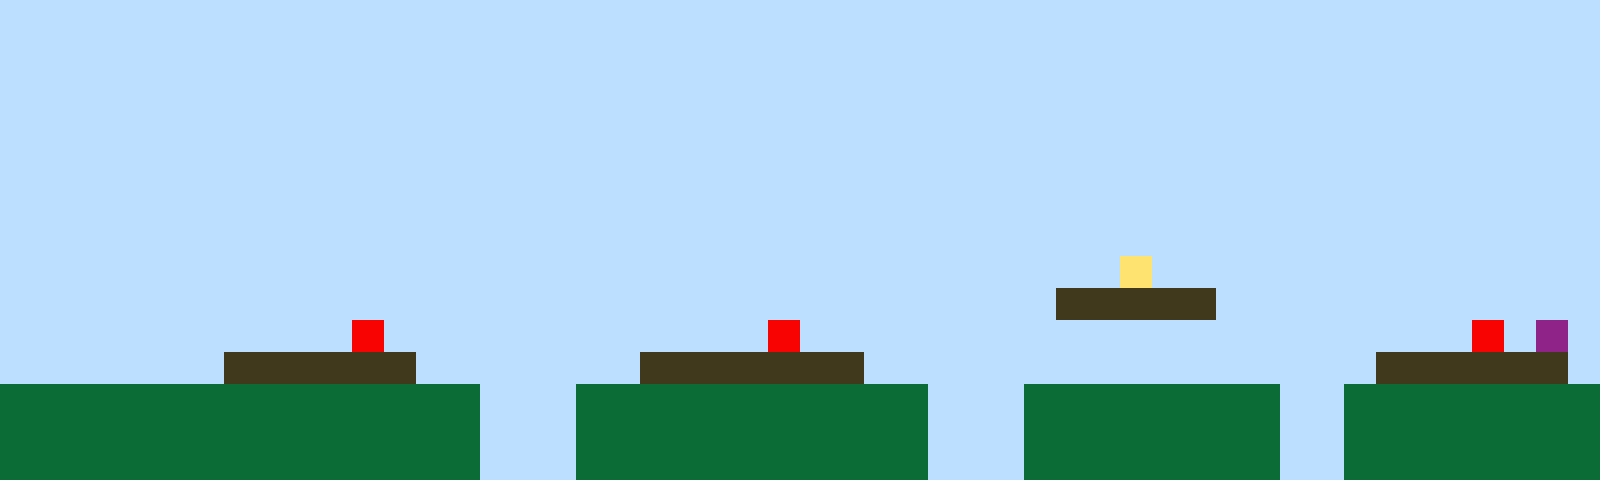

Below is a game level as drawn by its tile map, then a one-line description and the .tmx file that defines it, in full:
An orthogonal 50x15 tile map with 32x32 px tiles, 1 tile layer (Tile Layer 1).

<map version="1.10" tiledversion="1.11.2" orientation="orthogonal" renderorder="right-up" width="50" height="15" tilewidth="32" tileheight="32" infinite="0" nextlayerid="2" nextobjectid="1"><editorsettings><export target="map1.csv" format="csv" /></editorsettings><tileset firstgid="1" name="sprites" tilewidth="32" tileheight="32" tilecount="6" columns="3"><image source="sprites.png" width="96" height="64" /></tileset><layer id="1" name="Tile Layer 1" width="50" height="15"><data encoding="csv">1,1,1,1,1,1,1,1,1,1,1,1,1,1,1,1,1,1,1,1,1,1,1,1,1,1,1,1,1,1,1,1,1,1,1,1,1,1,1,1,1,1,1,1,1,1,1,1,1,1,1,1,1,1,1,1,1,1,1,1,1,1,1,1,1,1,1,1,1,1,1,1,1,1,1,1,1,1,1,1,1,1,1,1,1,1,1,1,1,1,1,1,1,1,1,1,1,1,1,1,1,1,1,1,1,1,1,1,1,1,1,1,1,1,1,1,1,1,1,1,1,1,1,1,1,1,1,1,1,1,1,1,1,1,1,1,1,1,1,1,1,1,1,1,1,1,1,1,1,1,1,1,1,1,1,1,1,1,1,1,1,1,1,1,1,1,1,1,1,1,1,1,1,1,1,1,1,1,1,1,1,1,1,1,1,1,1,1,1,1,1,1,1,1,1,1,1,1,1,1,1,1,1,1,1,1,1,1,1,1,1,1,1,1,1,1,1,1,1,1,1,1,1,1,1,1,1,1,1,1,1,1,1,1,1,1,1,1,1,1,1,1,1,1,1,1,1,1,1,1,1,1,1,1,1,1,1,1,1,1,1,1,1,1,1,1,1,1,1,1,1,1,1,1,1,1,1,1,1,1,1,1,1,1,1,1,1,1,1,1,1,1,1,1,1,1,1,1,1,1,1,1,1,1,1,1,1,1,1,1,1,1,1,1,1,1,1,1,1,1,1,1,1,1,1,1,1,1,1,1,1,1,1,1,1,1,1,1,1,1,1,1,1,1,1,1,1,1,1,1,1,1,1,1,1,1,1,1,1,1,1,1,1,1,1,1,1,1,1,1,1,1,1,1,1,1,1,1,1,1,1,1,1,1,1,1,1,1,1,1,1,1,1,1,1,1,1,1,1,1,1,1,1,1,1,1,1,1,1,1,1,1,1,1,1,1,1,1,1,1,1,1,1,1,1,1,1,1,1,1,1,1,1,1,1,4,1,1,1,1,1,1,1,1,1,1,1,1,1,1,1,1,1,1,1,1,1,1,1,1,1,1,1,1,1,1,1,1,1,1,1,1,1,1,1,1,1,1,1,1,1,1,1,3,3,3,3,3,1,1,1,1,1,1,1,1,1,1,1,1,1,1,1,1,1,1,1,1,1,1,1,5,1,1,1,1,1,1,1,1,1,1,1,1,5,1,1,1,1,1,1,1,1,1,1,1,1,1,1,1,1,1,1,1,1,1,5,1,6,1,1,1,1,1,1,1,1,3,3,3,3,3,3,1,1,1,1,1,1,1,3,3,3,3,3,3,3,1,1,1,1,1,1,1,1,1,1,1,1,1,1,1,1,3,3,3,3,3,3,1,2,2,2,2,2,2,2,2,2,2,2,2,2,2,2,1,1,1,2,2,2,2,2,2,2,2,2,2,2,1,1,1,2,2,2,2,2,2,2,2,1,1,2,2,2,2,2,2,2,2,2,2,2,2,2,2,2,2,2,2,2,2,2,2,2,1,1,1,2,2,2,2,2,2,2,2,2,2,2,1,1,1,2,2,2,2,2,2,2,2,1,1,2,2,2,2,2,2,2,2,2,2,2,2,2,2,2,2,2,2,2,2,2,2,2,1,1,1,2,2,2,2,2,2,2,2,2,2,2,1,1,1,2,2,2,2,2,2,2,2,1,1,2,2,2,2,2,2,2,2</data></layer></map>
